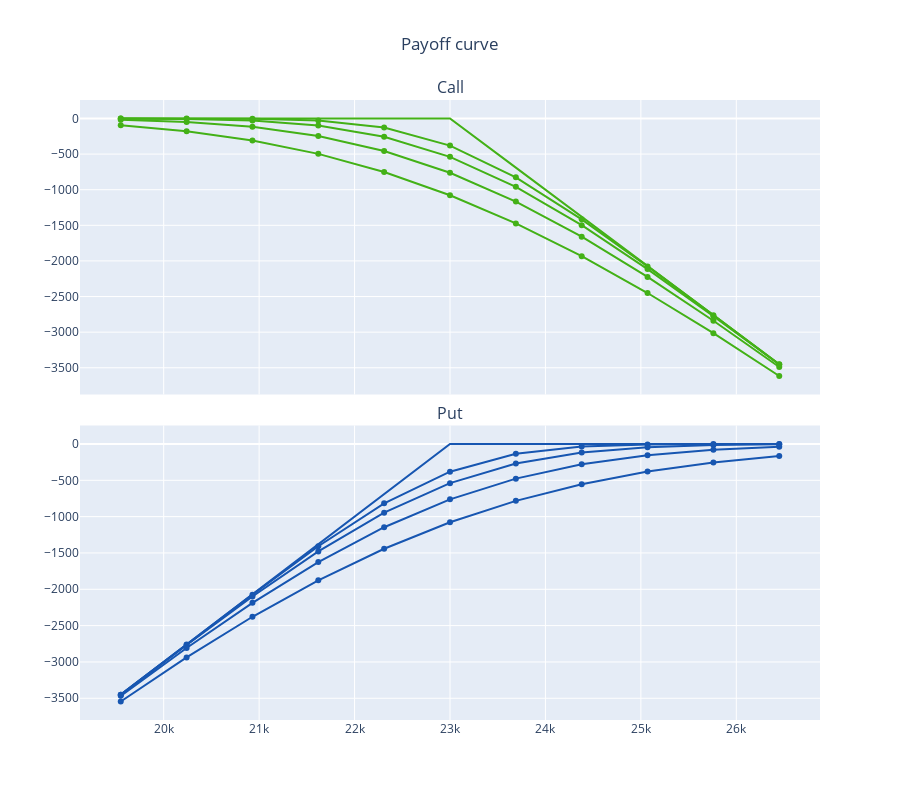

The notebook cell this image was saved under:
### Code cell
BStest3.getpayoff(preexpiry=True, opside='SHORT')

### Figure 1 — Plotly figure (JSON) as saved in the notebook; plotly's stock layout.template omitted (floating-point values rounded to 4 significant figures)
{"data": [{"line": {"color": "#43b117"}, "mode": "lines", "name": "Call-Exp", "type": "scatter", "x": [19550, 20240, 20930, 21620, 22310, 23000, 23690, 24380.0, 25070.0, 25760.0, 26450.0], "xaxis": "x", "y": [0, 0, 0, 0, 0, 0, -690, -1380.0, -2070.0, -2760.0, -3450.0], "yaxis": "y"}, {"line": {"color": "#1756b1"}, "mode": "lines", "name": "Put-Exp", "type": "scatter", "x": [19550, 20240, 20930, 21620, 22310, 23000, 23690, 24380.0, 25070.0, 25760.0, 26450.0], "xaxis": "x2", "y": [-3450, -2760, -2070, -1380, -690, 0, 0, 0, 0, 0, 0], "yaxis": "y2"}, {"line": {"color": "#43b117"}, "mode": "lines+markers", "name": "Call-7D", "type": "scatter", "x": [19550, 20240, 20930, 21620, 22310, 23000, 23690, 24380.0, 25070.0, 25760.0, 26450.0], "xaxis": "x", "y": [-0.01, -0.26, -3.64, -27.81, -127.1, -381.2, -825.9, -1416.0, -2077.0, -2761.0, -3450.0], "yaxis": "y"}, {"line": {"color": "#1756b1"}, "mode": "lines+markers", "name": "Put-7D", "type": "scatter", "x": [19550, 20240, 20930, 21620, 22310, 23000, 23690, 24380.0, 25070.0, 25760.0, 26450.0], "xaxis": "x2", "y": [-3450.0, -2760.0, -2074.0, -1408.0, -817.1, -381.2, -135.9, -35.87, -6.92, -0.98, -0.1], "yaxis": "y2"}, {"line": {"color": "#43b117"}, "mode": "lines+markers", "name": "Call-14D", "type": "scatter", "x": [19550, 20240, 20930, 21620, 22310, 23000, 23690, 24380.0, 25070.0, 25760.0, 26450.0], "xaxis": "x", "y": [-1.06, -6.63, -29.59, -98.53, -255.7, -539.0, -959.9, -1498.0, -2115.0, -2775.0, -3454.0], "yaxis": "y"}, {"line": {"color": "#1756b1"}, "mode": "lines+markers", "name": "Put-14D", "type": "scatter", "x": [19550, 20240, 20930, 21620, 22310, 23000, 23690, 24380.0, 25070.0, 25760.0, 26450.0], "xaxis": "x2", "y": [-3451.0, -2767.0, -2100.0, -1479.0, -945.7, -539.0, -269.9, -117.7, -44.57, -14.66, -4.2], "yaxis": "y2"}, {"line": {"color": "#43b117"}, "mode": "lines+markers", "name": "Call-28D", "type": "scatter", "x": [19550, 20240, 20930, 21620, 22310, 23000, 23690, 24380.0, 25070.0, 25760.0, 26450.0], "xaxis": "x", "y": [-16.81, -48.07, -116.6, -245.2, -455.6, -762.2, -1167.0, -1660.0, -2225.0, -2840.0, -3489.0], "yaxis": "y"}, {"line": {"color": "#1756b1"}, "mode": "lines+markers", "name": "Put-28D", "type": "scatter", "x": [19550, 20240, 20930, 21620, 22310, 23000, 23690, 24380.0, 25070.0, 25760.0, 26450.0], "xaxis": "x2", "y": [-3467.0, -2808.0, -2187.0, -1625.0, -1146.0, -762.2, -477.0, -280.4, -154.7, -80.21, -39.13], "yaxis": "y2"}, {"line": {"color": "#43b117"}, "mode": "lines+markers", "name": "Call-56D", "type": "scatter", "x": [19550, 20240, 20930, 21620, 22310, 23000, 23690, 24380.0, 25070.0, 25760.0, 26450.0], "xaxis": "x", "y": [-94.72, -178.0, -308.2, -496.7, -751.9, -1078.0, -1473.0, -1933.0, -2450.0, -3015.0, -3616.0], "yaxis": "y"}, {"line": {"color": "#1756b1"}, "mode": "lines+markers", "name": "Put-56D", "type": "scatter", "x": [19550, 20240, 20930, 21620, 22310, 23000, 23690, 24380.0, 25070.0, 25760.0, 26450.0], "xaxis": "x2", "y": [-3545.0, -2938.0, -2378.0, -1877.0, -1442.0, -1078.0, -783.1, -553.5, -380.5, -254.6, -166.0], "yaxis": "y2"}], "layout": {"annotations": [{"font": {"size": 16}, "showarrow": false, "text": "Call", "x": 0.5, "xanchor": "center", "xref": "paper", "y": 1, "yanchor": "bottom", "yref": "paper"}, {"font": {"size": 16}, "showarrow": false, "text": "Put", "x": 0.5, "xanchor": "center", "xref": "paper", "y": 0.475, "yanchor": "bottom", "yref": "paper"}], "height": 800, "showlegend": false, "title": {"text": "Payoff curve", "x": 0.5}, "xaxis": {"anchor": "y", "domain": [0, 1], "matches": "x2", "showticklabels": false}, "xaxis2": {"anchor": "y2", "domain": [0, 1]}, "yaxis": {"anchor": "x", "domain": [0.525, 1]}, "yaxis2": {"anchor": "x2", "domain": [0, 0.475]}}}
